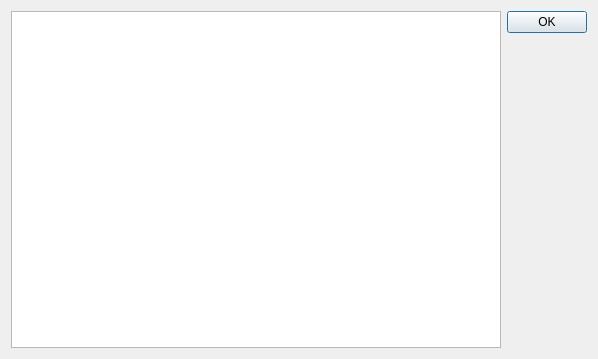
<?xml version="1.0" encoding="UTF-8"?>
<ui version="4.0">
 <class>LicenseDialog</class>
 <widget class="QDialog" name="LicenseDialog">
  <property name="geometry">
   <rect>
    <x>0</x>
    <y>0</y>
    <width>598</width>
    <height>359</height>
   </rect>
  </property>
  <property name="windowTitle">
   <string>Dialog</string>
  </property>
  <layout class="QHBoxLayout" name="horizontalLayout">
   <item>
    <widget class="QPlainTextEdit" name="plainTextEdit">
     <property name="readOnly">
      <bool>true</bool>
     </property>
    </widget>
   </item>
   <item>
    <widget class="QDialogButtonBox" name="buttonBox">
     <property name="orientation">
      <enum>Qt::Vertical</enum>
     </property>
     <property name="standardButtons">
      <set>QDialogButtonBox::Ok</set>
     </property>
    </widget>
   </item>
  </layout>
 </widget>
 <resources/>
 <connections>
  <connection>
   <sender>buttonBox</sender>
   <signal>accepted()</signal>
   <receiver>LicenseDialog</receiver>
   <slot>accept()</slot>
   <hints>
    <hint type="sourcelabel">
     <x>248</x>
     <y>254</y>
    </hint>
    <hint type="destinationlabel">
     <x>157</x>
     <y>274</y>
    </hint>
   </hints>
  </connection>
  <connection>
   <sender>buttonBox</sender>
   <signal>rejected()</signal>
   <receiver>LicenseDialog</receiver>
   <slot>reject()</slot>
   <hints>
    <hint type="sourcelabel">
     <x>316</x>
     <y>260</y>
    </hint>
    <hint type="destinationlabel">
     <x>286</x>
     <y>274</y>
    </hint>
   </hints>
  </connection>
 </connections>
</ui>
